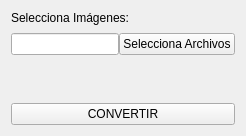
                   <widget class="QWidget" name="ImgPdf_tab">
                    <attribute name="title">
                     <string>Imágen a PDF</string>
                    </attribute>
                    <layout class="QVBoxLayout" name="verticalLayout_21">
                     <item>
                      <widget class="QLabel" name="label_6">
                       <property name="text">
                        <string>Selecciona Imágenes:</string>
                       </property>
                      </widget>
                     </item>
                     <item>
                      <layout class="QHBoxLayout" name="horizontalLayout_15">
                       <property name="spacing">
                        <number>0</number>
                       </property>
                       <property name="topMargin">
                        <number>2</number>
                       </property>
                       <property name="bottomMargin">
                        <number>2</number>
                       </property>
                       <item>
                        <widget class="QLineEdit" name="ImgPdf_In"/>
                       </item>
                       <item>
                        <widget class="QPushButton" name="ImgPdf_selFile">
                         <property name="text">
                          <string>Selecciona Archivos</string>
                         </property>
                        </widget>
                       </item>
                      </layout>
                     </item>
                     <item>
                      <spacer name="verticalSpacer_10">
                       <property name="orientation">
                        <enum>Qt::Orientation::Vertical</enum>
                       </property>
                       <property name="sizeHint" stdset="0">
                        <size>
                         <width>20</width>
                         <height>40</height>
                        </size>
                       </property>
                      </spacer>
                     </item>
                     <item>
                      <widget class="QPushButton" name="ImgPdf_Button">
                       <property name="text">
                        <string>CONVERTIR</string>
                       </property>
                      </widget>
                     </item>
                    </layout>
                   </widget>
